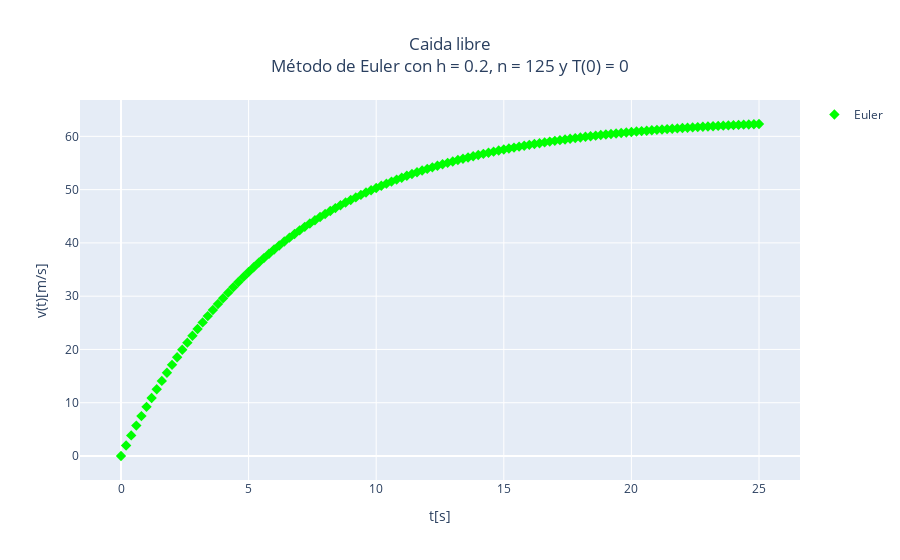

Source (notebook cell):
### Markdown cell above
### Euler

### Code cell
def metodo_euler(f, t_0, y_0, h, n_pasos):
    valores_y_Euler = [y_0] # Lista de valores de y
    valores_t = [t_0] # Vector de tiempo
    
    # Iterar sobre el número de pasos y aplicar el método de Euler
    for i in range(n_pasos):
        valores_t.append(valores_t[i] + h) # Agregar el valor de t a la lista
        y_nueva = valores_y_Euler[i] + h * f(valores_y_Euler[i]) # Método de Euler
        valores_y_Euler.append(y_nueva) # Agregar el valor de y a la lista

    # Graficar
    titulo = f'Caida libre<br>Método de Euler con h = {round(h,3)}, n = {n_pasos} y T(0) = {round(y_0,3)}' # ¡¡¡NO MODIFICAR!!!
    eje_x = 't[s]' # Nombre del eje x
    eje_y = 'v(t)[m/s]' # Nombre del eje y

    fig = go.Figure() # ¡¡¡NO MODIFICAR!!!
    fig.update_layout(title=titulo, title_x=0.5, xaxis_title=eje_x, yaxis_title=eje_y) # ¡¡¡NO MODIFICAR!!!
    plot_Euler = go.Scatter(x=valores_t, y=valores_y_Euler, mode='markers', marker=dict(size=8, symbol='diamond'), name='Euler', marker_color='lime', showlegend=True) # ¡¡¡NO MODIFICAR!!!
    fig.add_trace(plot_Euler) # ¡¡¡NO MODIFICAR!!!
    fig.show() # ¡¡¡NO MODIFICAR!!!
    return plot_Euler # ¡¡¡NO MODIFICAR!!!

plot_Euler = metodo_euler(f_real, t_0, y_0, h, n_pasos) # Graficar método de Euler

### Figure 1 — Plotly figure (JSON) as saved in the notebook; plotly's stock layout.template omitted (floating-point values rounded to 4 significant figures)
{"data": [{"marker": {"color": "lime", "size": 8, "symbol": "diamond"}, "mode": "markers", "name": "Euler", "showlegend": true, "type": "scatter", "x": [0, 0.2, 0.4, 0.6, 0.8, 1, 1.2, 1.4, 1.6, 1.8, 2.0, 2.2, 2.4, 2.6, 2.8, 3.0, 3.2, 3.4, 3.6, 3.8, 4.0, 4.2, 4.4, 4.6, 4.8, 5.0, 5.2, 5.4, 5.6, 5.8, 6.0, 6.2, 6.4, 6.6, 6.8, 7.0, 7.2, 7.4, 7.6, 7.8, 8.0, 8.2, 8.4, 8.6, 8.8, 9, 9.2, 9.4, 9.6, 9.8, 10.0, 10.2, 10.4, 10.6, 10.8, 11.0, 11.2, 11.4, 11.6, 11.8, 12.0, 12.2, 12.4, 12.6, 12.8, 13.0, 13.2, 13.4, 13.6, 13.8, 14.0, 14.2, 14.4, 14.6, 14.8, 15.0, 15.2, 15.4, 15.6, 15.8, 16.0, 16.2, 16.4, 16.6, 16.8, 17.0, 17.2, 17.4, 17.6, 17.8, 18.0, 18.2, 18.4, 18.6, 18.8, 19.0, 19.2, 19.4, 19.6, 19.8, 20.0, 20.2, 20.4, 20.6, 20.8, 21.0, 21.2, 21.4, 21.6, 21.8, 22.0, 22.2, 22.4, 22.6, 22.8, 23.0, 23.2, 23.4, 23.6, 23.8, 24.0, 24.2, 24.4, 24.6, 24.8, 25.0], "y": [0, 1.962, 3.863, 5.706, 7.492, 9.223, 10.9, 12.53, 14.1, 15.63, 17.11, 18.54, 19.93, 21.28, 22.58, 23.85, 25.08, 26.26, 27.42, 28.53, 29.61, 30.66, 31.68, 32.66, 33.62, 34.54, 35.44, 36.31, 37.15, 37.96, 38.75, 39.52, 40.26, 40.98, 41.68, 42.35, 43.01, 43.64, 44.26, 44.86, 45.43, 45.99, 46.54, 47.06, 47.57, 48.07, 48.55, 49.01, 49.46, 49.9, 50.32, 50.73, 51.12, 51.51, 51.88, 52.24, 52.59, 52.93, 53.26, 53.58, 53.89, 54.19, 54.48, 54.76, 55.03, 55.29, 55.55, 55.8, 56.04, 56.27, 56.5, 56.71, 56.93, 57.13, 57.33, 57.52, 57.71, 57.89, 58.07, 58.24, 58.4, 58.56, 58.72, 58.87, 59.01, 59.15, 59.29, 59.42, 59.55, 59.68, 59.8, 59.91, 60.03, 60.14, 60.24, 60.35, 60.45, 60.54, 60.64, 60.73, 60.82, 60.9, 60.98, 61.06, 61.14, 61.22, 61.29, 61.36, 61.43, 61.5, 61.56, 61.62, 61.68, 61.74, 61.8, 61.85, 61.91, 61.96, 62.01, 62.06, 62.1, 62.15, 62.19, 62.24, 62.28, 62.32]}], "layout": {"title": {"text": "Caida libre<br>Método de Euler con h = 0.2, n = 125 y T(0) = 0", "x": 0.5}, "xaxis": {"title": {"text": "t[s]"}}, "yaxis": {"title": {"text": "v(t)[m/s]"}}}}
